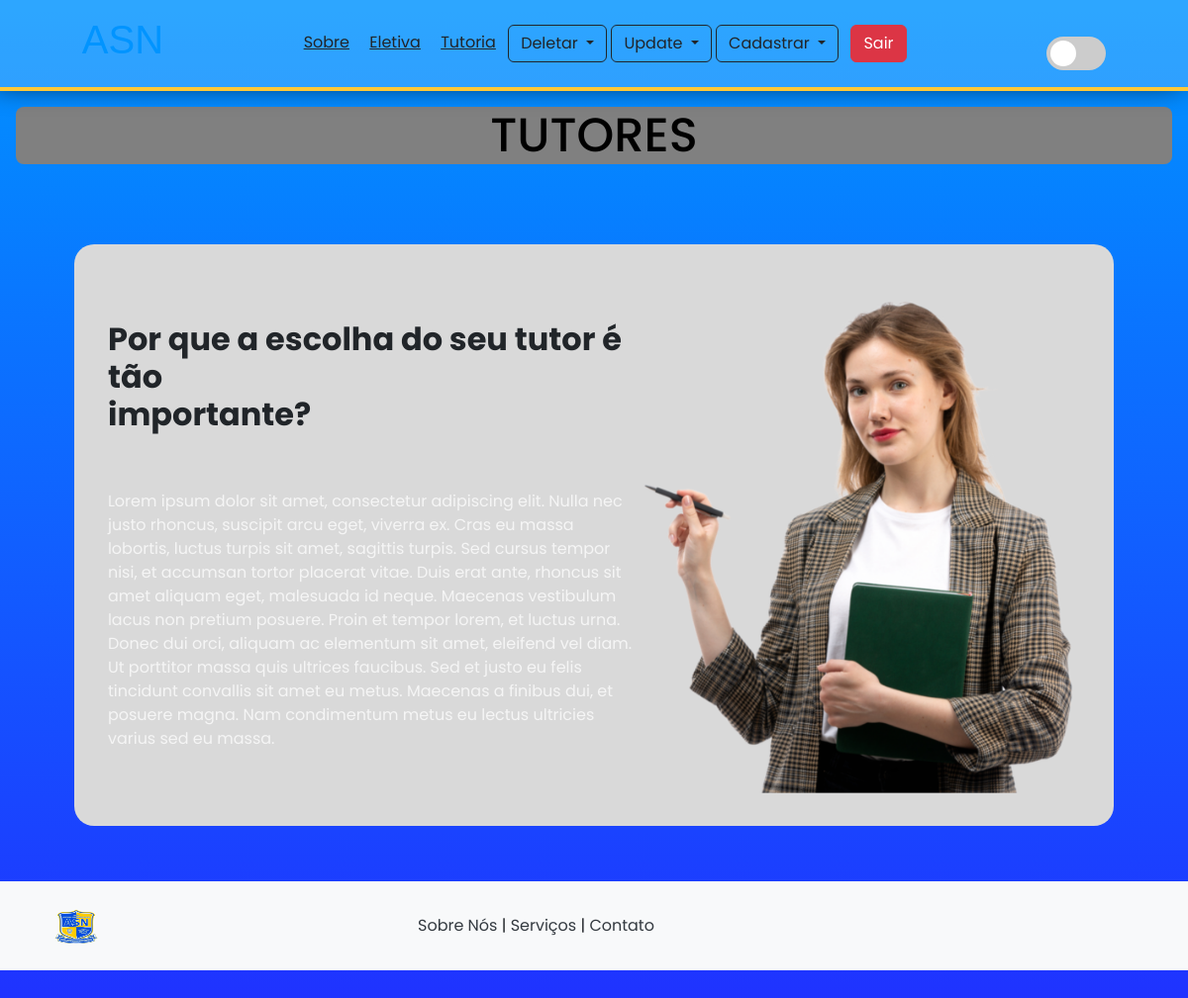
The app's page /tutoria/, older data.
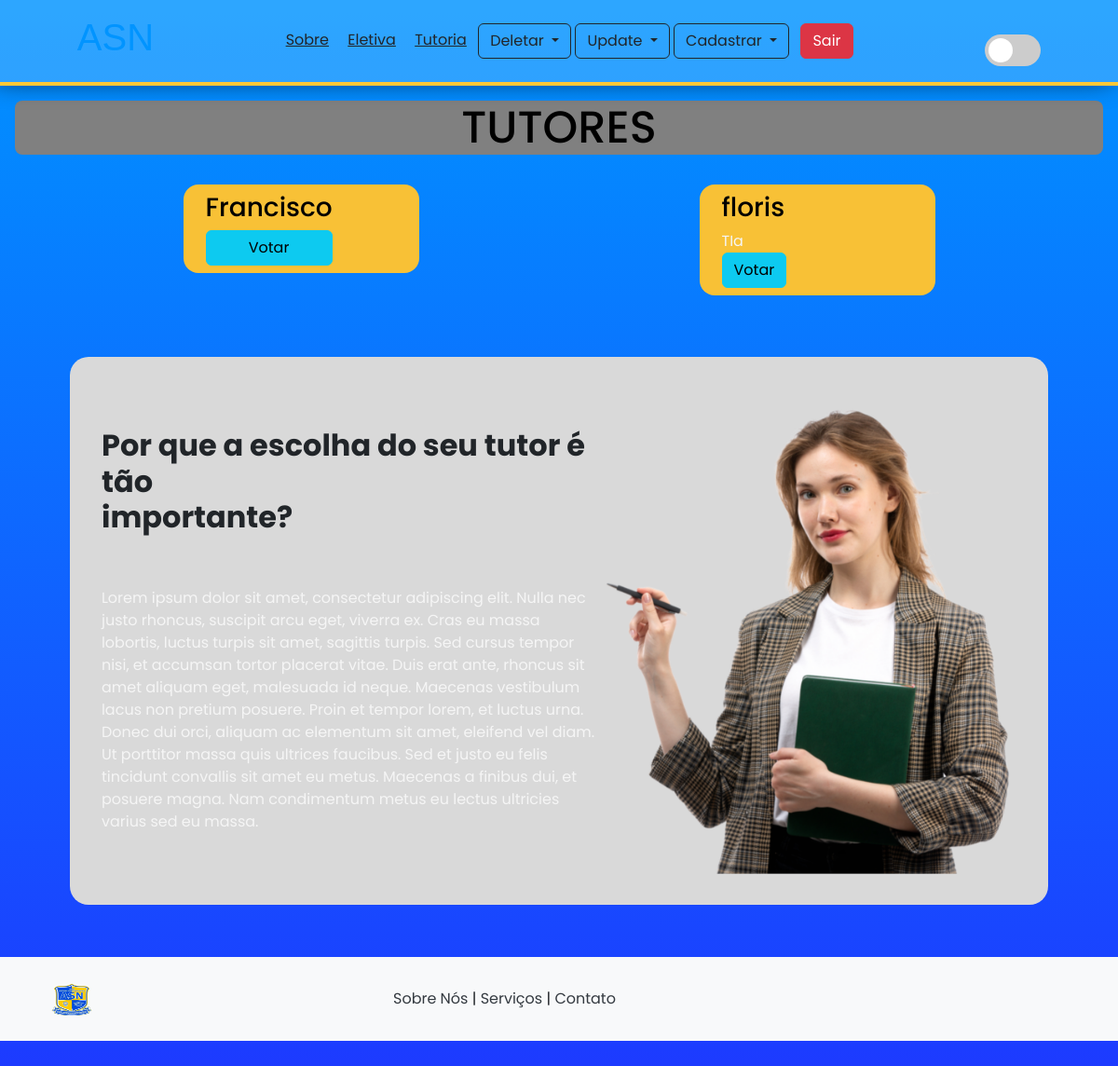
The same page, newer data.
### Aplicativo/models.py (models this page shows)
class Professores(models.Model):
    eletiva = models.CharField(max_length=100,null=True, blank=False)
    nome = models.CharField(max_length=100)
    email = models.EmailField(max_length=100)
    senha = models.CharField(max_length=100)
    imagem = models.FileField(upload_to='imagem_professores', null=True, blank=False)
    professor = models.BooleanField(null=True, blank=False)
    tutor = models.BooleanField(null=True, blank=False)
    descricao = models.CharField(max_length=100,null=True, blank=False)

### Aplicativo/views.py (the view)
# urls.py: path('tutoria/',tutoria,name='tutoria'),
def tutoria(request):
    dados=dados_universsais.copy()
    dados['pagina'] = 'tutoria'
    dados['tutores'] = Professores.objects.filter(tutor=True)
    return render(request,'principais/tutoria.html',dados)

### Aplicativo/templates/principais/tutoria.html (shortened to what this page needs)
<!DOCTYPE html>
<html lang="en">
<head>
    <link href="https://cdn.jsdelivr.net/npm/bootstrap@5.3.3/dist/css/bootstrap.min.css" rel="stylesheet">
    {% load static %}
    <link rel="stylesheet" href="{% static 'css/tutoria.css'%}">
    <link rel="stylesheet" href="{% static 'css/style.css'%}">
</head>
<body>
    {% include 'codigos reutilizados/links_reutilizados.html' %}
<h1 class="text-black text-center m-3 rounded-3" id="eletivas-title">TUTORES</h1>
<div class="container">
    <div class="row p-3 justify-content-around">
        {% for i in tutores %}
        <div class="col-12 col-sm-6 col-md-4 col-lg-3 mb-3">
            <div class="p-2 rounded-4" id="div_tutor">
                <div id="div-text">
                    <h3>{{i.nome}}</h3>
                    <p>{{i.eletiva}}</p>
                    <a href="" class="btn btn-info d-block">Votar</a>
                </div>
            </div>
        </div>
        {% endfor %}
    </div>
    <div class="importante d-flex flex-column flex-md-row justify-content-between align-items-center">
        <div>
            <h2><strong>Por que a escolha do seu tutor é tão <br> importante?</strong></h2>
            <p class="text-importante"> <br> <br> Lorem ipsum dolor sit amet, consectetur adipiscing elit. Nulla nec justo rhoncus, suscipit arcu eget, viverra ex. Cras eu massa lobortis, luctus turpis sit amet, sagittis turpis. Sed cursus tempor nisi, et accumsan tortor placerat vitae. Duis erat ante, rhoncus sit amet aliquam eget, malesuada id neque. Maecenas vestibulum lacus non pretium posuere. Proin et tempor lorem, et luctus urna. Donec dui orci, aliquam ac elementum sit amet, eleifend vel diam. Ut porttitor massa quis ultrices faucibus. Sed et justo eu felis tincidunt convallis sit amet eu metus. Maecenas a finibus dui, et posuere magna. Nam condimentum metus eu lectus ultricies varius sed eu massa.</p>
        </div>
        <img src="../../media/img_fixas/moca.png" class="girl d-none d-md-block" alt="" width="450px">
    </div>
</div>
{% include 'codigos reutilizados/footer.html' %}
</body>
</html>

### Aplicativo/templates/codigos reutilizados/links_reutilizados.html (shortened to what this page needs)
{% block links %}
{% load static %}
<header class="navbar navbar-expand-lg  p-3 d-flex justify-content-around default-colors" id="header">
    <h1 class="logo-asn">ASN</h1>
    <nav id="">
        <a class="mx-2 text-dark" id="link-sobre" href="{% url 'sobre'%}">Sobre</a>
        <a class="mx-2 text-dark" id="link-eletiva" href="{% url 'eletivas'%}">Eletiva</a>
        <a class="mx-2 text-dark" id="link-tutoria" href="{% url 'tutoria'%}">Tutoria</a>
        {% if user != None%}
            {% if user == 'ADMIN'  or 'deletar' in lista_de_acoes%}
                <div class="btn-group">
                    <button type="button" id="Deletar" class="btn btn-outline-dark dropdown-toggle" data-toggle="dropdown" aria-haspopup="true" aria-expanded="false">
                    Deletar
                    </button>
                </div>
            {% endif %}
            {% if user == 'ADMIN'  or  'cadastrar' in lista_de_acoes%}
            <div class="btn-group">
                <button type="button" id="Cadastrar" class="btn btn-outline-dark dropdown-toggle" data-toggle="dropdown" aria-haspopup="true" aria-expanded="false">
                Update
                </button>
            </div>
            {% endif %}
            {% if user == 'ADMIN'  or  'update' in lista_de_acoes%}
            <div class="btn-group">
                <button type="button" id="Cadastrar" class="btn btn-outline-dark dropdown-toggle" data-toggle="dropdown" aria-haspopup="true" aria-expanded="false">
                Cadastrar
                </button>
            </div>
            {% endif %}
            <a class="mx-2 text-white btn btn-danger" href="{% url 'logout'%}">Sair</a>
        {% else %}
            <a class="mx-2 text-white btn btn-danger" href="{% url 'login'%}">Entrar</a>
        {% endif %}
</nav>
<div style="text-align: center; margin-top: 20px;">
    <label class="switch">
        <span class="slider"></span>
    </label>
</div>
</header>
{% endblock %}

### Aplicativo/templates/codigos reutilizados/footer.html
{% block footer %}
<footer class="footer">
    <div class="container">
        <div class="row align-items-center">
            <div class="col-md-4 d-flex align-items-center">
                <img src="../../media/img_fixas/logo-asn.png" alt="Logo" class="footer-logo" width="70px">
            </div>
            <div class="col-md-8 text-md-right">
                <a href="#" class="footer-link">Sobre Nós</a> |
                <a href="#" class="footer-link">Serviços</a> |
                <a href="#" class="footer-link">Contato</a>
            </div>
        </div>
    </div>
</footer>
{% endblock %}

### Aplicativo/static/css/tutoria.css (style rules this page uses)
* { box-sizing: border-box; margin: 0; padding: 0; }
body, html { height: 100vh; overflow-x: hidden; background: linear-gradient(to top , #2424ff, #0094FF); }
html { scroll-behavior: smooth; }
a { color: #F5F5F5; }
.navbar { background-color: #0094FF; border-bottom: 4px solid #FFC837; display: flex; justify-content: center; }
#eletivas-title { font-size: 3em; font-family: "Poppins", sans-serif; font-weight: 500; font-style: normal; background-color: gray; transform: none !important; }
#div_tutor { background-color: #f8c136; color:#000; display: flex; align-items: center; }
h1 { color: #fafafa; font-family: "Poppins", sans-serif; font-weight: 500; font-style: normal; }
.girl { position:relative; top: 18%; right: 0; transition: ease; transition-duration: 0.5s; z-index: 9; }
p { display: inline; color: #F5F5F5; }
.importante { background-color: #d9d9d9; border-radius: 20px; padding: 3%; margin: 3%; margin-bottom: 5%; }

### Aplicativo/static/css/style.css (style rules this page uses)
* { margin: 0; padding: 0; box-sizing: border-box; font-family: poppins; }
body { height: 100vh; background-color: #cfcfcf1b; transition: background-color 0.3s, color 0.3s; }
header { box-shadow: -6px -10px 30px 0px #000; background-color: #f0f0f0; }
.default-colors { background-color: rgba(255, 255, 255, 0.177); color: #000000; }
.switch { position: relative; display: inline-block; width: 60px; height: 34px; }
.slider { position: absolute; cursor: pointer; top: 0; left: 0; right: 0; bottom: 0; background-color: #ccc; transition: .4s; border-radius: 34px; }
.slider:before { position: absolute; content: ""; height: 26px; width: 26px; border-radius: 50%; left: 4px; bottom: 4px; background-color: white; transition: .4s; }
.footer { background-color: #f8f9fa; padding: 20px 0; }
.footer-logo { max-height: 50px; }
.footer-link { color: #343a40; text-decoration: none; }

### Aplicativo/templates/codigos reutilizados/links_reutilizados.html (style rules this page uses)
.logo-asn { color: #0194FF; font-family:'Franklin Gothic Medium', 'Arial Narrow', Arial, sans-serif ; }

Row changes from the older to the newer data that the page shows:
added Professores: nome "Francisco"
added Professores: nome "floris", eletiva "TIa"
